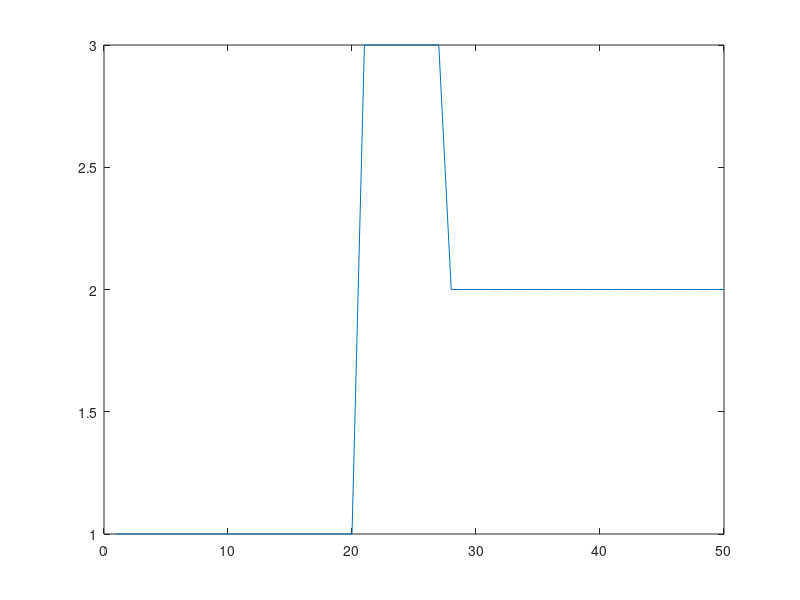

MATLAB code to generate this figure:
clc;
clear;
close all;
x = [0,0,1,1;0,1,0,1];
x = x';
y = [0,0,1,0];
y = y';

% weight and bias initialization:
xmax = 0.5;
xmin = -0.5;
w = [(xmin + (xmax-xmin)*rand()), (xmin + (xmax-xmin)*rand())];
b = xmin + (xmax-xmin)*rand();

alpha = 0.01;
theta = 0.501;
iter = 50;
a = zeros(4,1);
output = zeros(4,1);
error = zeros(iter,1);

for k = 1:iter
    for i = 1:size(x,1)
        a(i) = w(1)*x(i,1) + w(2)*x(i,2) + b;
        output(i) = (a(i)>=theta);
        if (output(i) ~= y(i))
            for j = 1:2
                w(j) = w(j) + (alpha*y(i)*x(i,j));
            end
            b = b + (alpha*y(i));
        end
    end
    error(k) = mean(sum((y-output).^2));
end
plot(error)